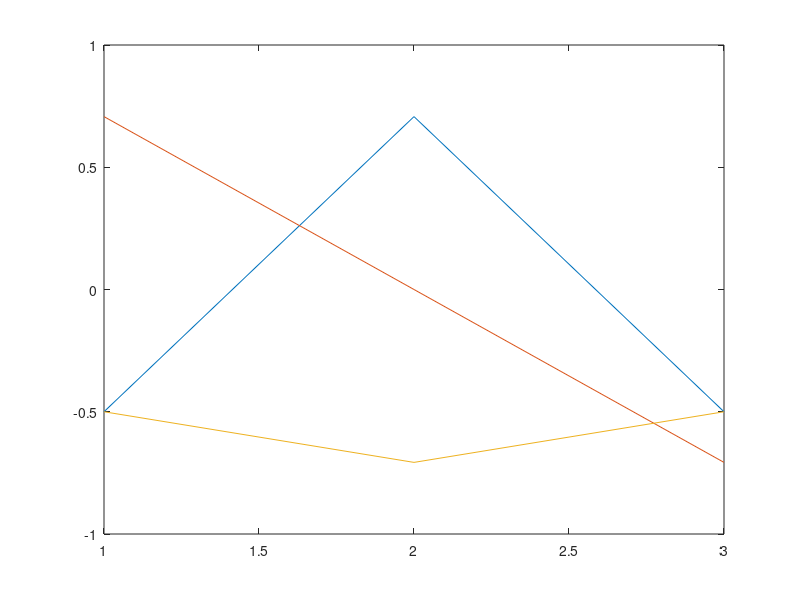

MATLAB code for this plot:
close all
clear variables

h = 6.62607015;

S = [-2 1 0
     1 -2 1
     0 1 -2]/h^2;

T = [1 0 0
     0 1 0
     0 0 1];
[E,k] = eig(S,T)

sqrt(abs(k))
plot(E)


